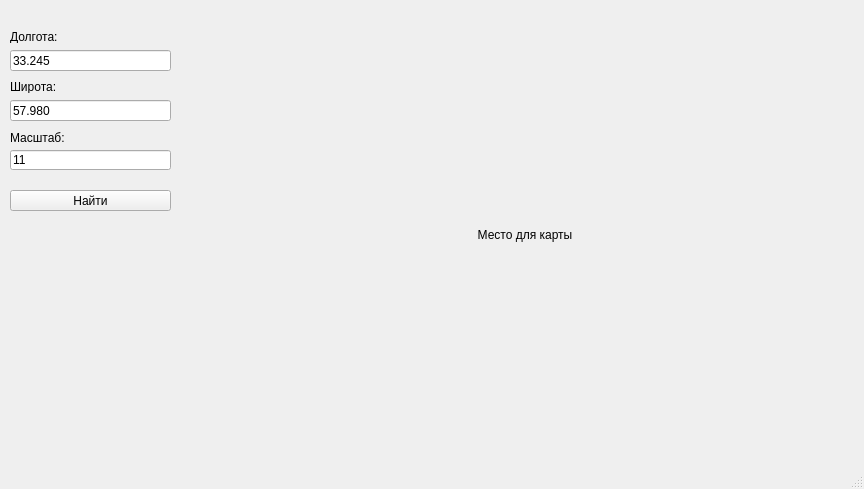
<?xml version="1.0" encoding="UTF-8"?>
<ui version="4.0">
 <class>MainWindow</class>
 <widget class="QMainWindow" name="MainWindow">
  <property name="geometry">
   <rect>
    <x>0</x>
    <y>0</y>
    <width>864</width>
    <height>489</height>
   </rect>
  </property>
  <property name="windowTitle">
   <string>MainWindow</string>
  </property>
  <widget class="QWidget" name="centralwidget">
   <widget class="QLabel" name="map_picture">
    <property name="geometry">
     <rect>
      <x>200</x>
      <y>10</y>
      <width>650</width>
      <height>450</height>
     </rect>
    </property>
    <property name="text">
     <string>Место для карты</string>
    </property>
    <property name="alignment">
     <set>Qt::AlignCenter</set>
    </property>
    <property name="margin">
     <number>-2</number>
    </property>
   </widget>
   <widget class="QLineEdit" name="lineEdit_lon">
    <property name="geometry">
     <rect>
      <x>10</x>
      <y>50</y>
      <width>161</width>
      <height>21</height>
     </rect>
    </property>
    <property name="text">
     <string>33.245</string>
    </property>
   </widget>
   <widget class="QLabel" name="label">
    <property name="geometry">
     <rect>
      <x>10</x>
      <y>30</y>
      <width>47</width>
      <height>13</height>
     </rect>
    </property>
    <property name="text">
     <string>Долгота:</string>
    </property>
   </widget>
   <widget class="QLineEdit" name="lineEdit_lat">
    <property name="geometry">
     <rect>
      <x>10</x>
      <y>100</y>
      <width>161</width>
      <height>21</height>
     </rect>
    </property>
    <property name="text">
     <string>57.980</string>
    </property>
   </widget>
   <widget class="QLabel" name="label_2">
    <property name="geometry">
     <rect>
      <x>10</x>
      <y>80</y>
      <width>47</width>
      <height>13</height>
     </rect>
    </property>
    <property name="text">
     <string>Широта:</string>
    </property>
   </widget>
   <widget class="QLineEdit" name="lineEdit_delta">
    <property name="geometry">
     <rect>
      <x>10</x>
      <y>150</y>
      <width>161</width>
      <height>20</height>
     </rect>
    </property>
    <property name="text">
     <string>11</string>
    </property>
   </widget>
   <widget class="QLabel" name="label_3">
    <property name="geometry">
     <rect>
      <x>10</x>
      <y>130</y>
      <width>101</width>
      <height>16</height>
     </rect>
    </property>
    <property name="text">
     <string>Масштаб:</string>
    </property>
   </widget>
   <widget class="QPushButton" name="pushButton">
    <property name="geometry">
     <rect>
      <x>10</x>
      <y>190</y>
      <width>161</width>
      <height>21</height>
     </rect>
    </property>
    <property name="text">
     <string>Найти</string>
    </property>
   </widget>
  </widget>
  <widget class="QStatusBar" name="statusbar"/>
 </widget>
 <resources/>
 <connections/>
</ui>
